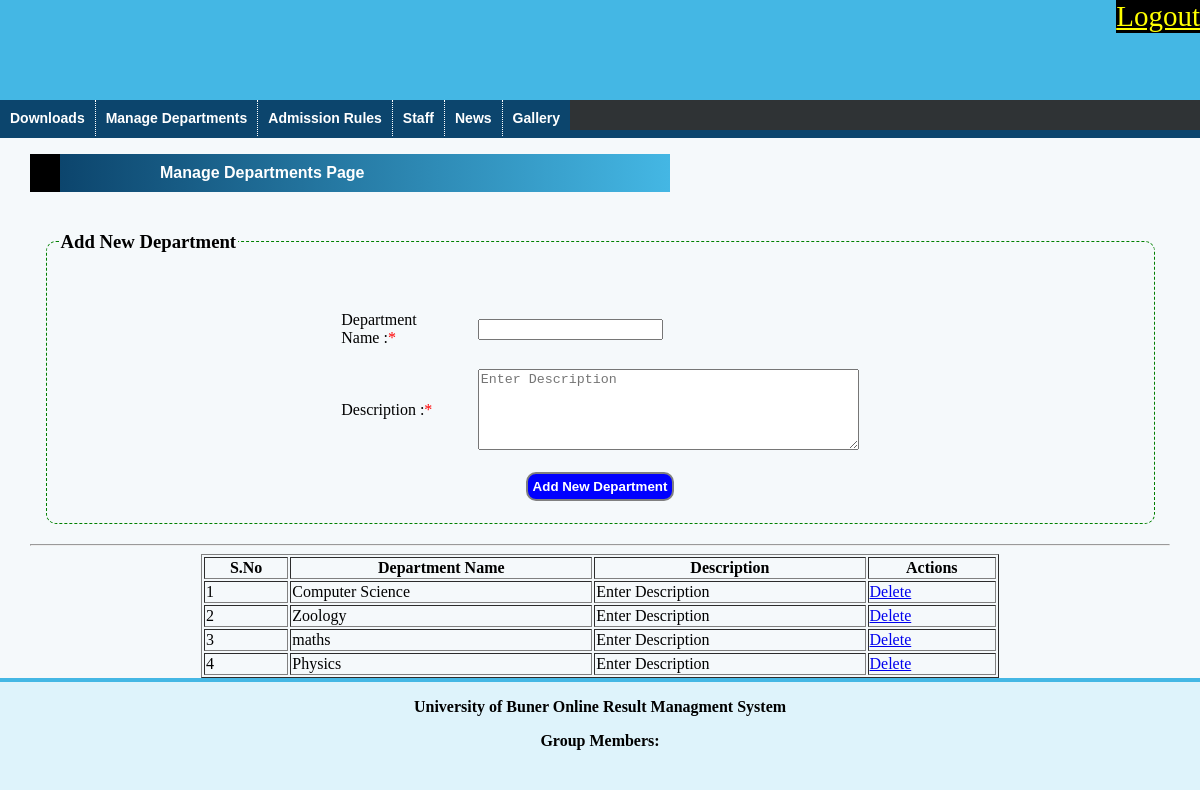
The page /admin/index.php?page=manage_depart (signed in) on the database its author committed.
### tables this page shows
CREATE TABLE `departments` (
  `depart_id` int(20) NOT NULL,
  `depart_name` varchar(30) NOT NULL,
  `description` text NOT NULL
);

### admin/manage_departements.php (the view, shortened to what this page needs)
<div id="depart">
	<p class="line">Manage Departments Page</p>
	<fieldset class="fieldset">
	<legend><h3>Add New Department</h3></legend>
		<table align=center width=50% cellpadding="10" class="tbl">
		<tr>
		<td colspan=2>
		</td>
		</tr>
		<form method="post" action="" onSubmit="return valid()">
		<tr>
		<td>Department Name :<font color=red>*</font></td><td><input type="text" name="depart_name" id="depart_name" class="txt" maxlength="25"></td>
		</tr>
		<tr>
		<td>Description :<font color=red>*</font></td><td><textarea name="description" cols=45 rows=5 id="description" class="txt" placeholder="Enter Description" maxlength="50"></textarea></td>
		</tr>
		<tr>
		<td colspan=2 align=center><input type="submit" value="Add New Department" class="btn" id=""></td>
		</tr>
		</form>
		</table>
	</fieldset>
<hr>
	<table width=70% border=1 align=center class="table">
	<tr>
	<th>S.No</th><th>Department Name</th><th>Description</th><th>Actions</th>
	</tr>
	<?php
	$i=1;
	$query=mysql_query("select * from departments");
	while($q_fetch=mysql_fetch_array($query))
	{
	?>
	<tr>
	<td><?php echo $i;?></td><td><?php echo $q_fetch['depart_name'];?></td><td><?php echo $q_fetch['description'];?></td>
	<td><a href="delete_depart.php?depart_id=<?php echo $q_fetch['depart_id'];?>" onClick="return sure()">Delete</a></td>
	</tr>
	<?php
	$i++;
	}
	?>
	</table>
</div>

### admin/css/layout.css (style rules this page uses)
body { margin:0px; background:#def3fb; }
.line { border-left:30px solid black; padding:10; padding-left:100px; font-family:sans serif,arial; font-weight:bolder; background:linear-gradient(90deg,#0c456d,#44b7e4); width:500px; color:white; }
#depart { margin:0 auto; width:95%; height:auto; }
.fieldset { margin:20px auto; width:95%; border:1px dashed green; border-radius:10px; }

### admin/manage_departements.php (style rules this page uses)
.btn { background-color:blue; color:white; font-weight:bold; border:2px solid grey; padding:5px 5px; border-radius:10px; }

### rows shown on the page
departments: depart_name "Computer Science", description "Enter Description"
departments: depart_name "Zoology", description "Enter Description"
departments: depart_name "maths", description "Enter Description"
departments: depart_name "Physics", description "Enter Description"
